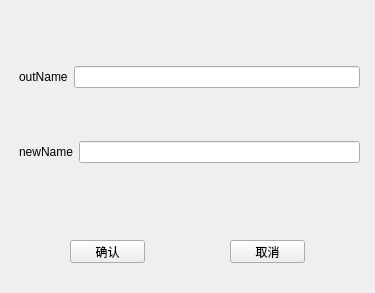
<?xml version="1.0" encoding="UTF-8"?>
<ui version="4.0">
 <class>Form</class>
 <widget class="QWidget" name="Form">
  <property name="geometry">
   <rect>
    <x>0</x>
    <y>0</y>
    <width>375</width>
    <height>293</height>
   </rect>
  </property>
  <property name="windowTitle">
   <string>Form</string>
  </property>
  <widget class="QWidget" name="verticalLayoutWidget">
   <property name="geometry">
    <rect>
     <x>19</x>
     <y>19</y>
     <width>341</width>
     <height>191</height>
    </rect>
   </property>
   <layout class="QVBoxLayout" name="verticalLayout">
    <item>
     <layout class="QHBoxLayout" name="horizontalLayout_2">
      <item>
       <widget class="QLabel" name="label_2">
        <property name="text">
         <string>outName</string>
        </property>
       </widget>
      </item>
      <item>
       <widget class="QLineEdit" name="outnameEdit"/>
      </item>
     </layout>
    </item>
    <item>
     <layout class="QHBoxLayout" name="horizontalLayout_4">
      <item>
       <widget class="QLabel" name="label">
        <property name="text">
         <string>newName</string>
        </property>
       </widget>
      </item>
      <item>
       <widget class="QLineEdit" name="newnameEdit"/>
      </item>
     </layout>
    </item>
   </layout>
  </widget>
  <widget class="QPushButton" name="ok_btn">
   <property name="geometry">
    <rect>
     <x>70</x>
     <y>240</y>
     <width>75</width>
     <height>23</height>
    </rect>
   </property>
   <property name="text">
    <string>确认</string>
   </property>
  </widget>
  <widget class="QPushButton" name="cancel_btn">
   <property name="geometry">
    <rect>
     <x>230</x>
     <y>240</y>
     <width>75</width>
     <height>23</height>
    </rect>
   </property>
   <property name="text">
    <string>取消</string>
   </property>
  </widget>
 </widget>
 <resources/>
 <connections/>
</ui>
